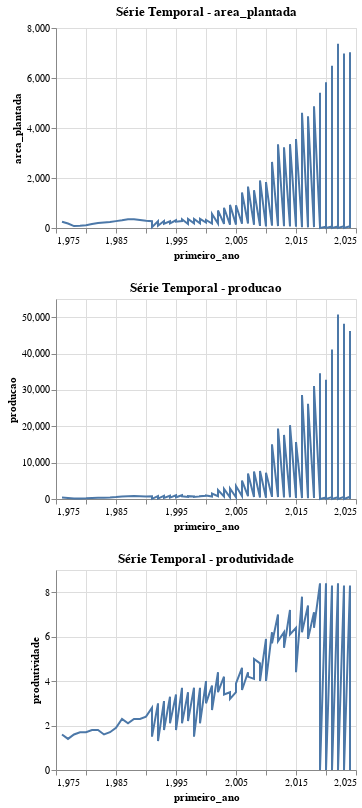

Notebook cell for this chart:
### Code cell
# Visualizações interativas com Altair
print("\n Visualização interativa de séries temporais:")

# Criar gráfico interativo para cada métrica
charts = []
for coluna in colunas_numericas:
    chart = alt.Chart(df_milho).mark_line().encode(
        x='primeiro_ano',
        y=alt.Y(coluna, title=coluna),
        tooltip=['primeiro_ano', coluna]
    ).properties(
        title=f'Série Temporal - {coluna}',
        width=300,
        height=200
    )
    charts.append(chart)

# Exibir gráficos em grid
display(alt.vconcat(*charts))

### Figure 1 — Vega-Lite specification as saved in the notebook (floating-point values rounded to 4 significant figures)
{"config": {"view": {"continuousWidth": 300, "continuousHeight": 300}}, "vconcat": [{"mark": {"type": "line"}, "encoding": {"tooltip": [{"field": "primeiro_ano", "type": "quantitative"}, {"field": "area_plantada", "type": "quantitative"}], "x": {"field": "primeiro_ano", "type": "quantitative"}, "y": {"field": "area_plantada", "title": "area_plantada", "type": "quantitative"}}, "height": 200, "title": "Série Temporal - area_plantada", "width": 300}, {"mark": {"type": "line"}, "encoding": {"tooltip": [{"field": "primeiro_ano", "type": "quantitative"}, {"field": "producao", "type": "quantitative"}], "x": {"field": "primeiro_ano", "type": "quantitative"}, "y": {"field": "producao", "title": "producao", "type": "quantitative"}}, "height": 200, "title": "Série Temporal - producao", "width": 300}, {"mark": {"type": "line"}, "encoding": {"tooltip": [{"field": "primeiro_ano", "type": "quantitative"}, {"field": "produtividade", "type": "quantitative"}], "x": {"field": "primeiro_ano", "type": "quantitative"}, "y": {"field": "produtividade", "title": "produtividade", "type": "quantitative"}}, "height": 200, "title": "Série Temporal - produtividade", "width": 300}], "data": {"name": "data-d158ae1cdd1ae6acb22e41ce25786227"}, "$schema": "https://vega.github.io/schema/vega-lite/v5.20.1.json", "datasets": {"data-d158ae1cdd1ae6acb22e41ce25786227": [{"ano_agricola": "1976/77             ", "primeiro_ano": 1976, "segundo_ano": "77", "safra": "1ª Safra", "uf": "MT", "produto": "MILHO                                   ", "area_plantada": 247.0, "producao": 385.0, "produtividade": 1.6}, {"ano_agricola": "1977/78             ", "primeiro_ano": 1977, "segundo_ano": "78", "safra": "1ª Safra", "uf": "MT", "produto": "MILHO                                   ", "area_plantada": 179.0, "producao": 250.0, "produtividade": 1.4}, {"ano_agricola": "1978/79             ", "primeiro_ano": 1978, "segundo_ano": "79", "safra": "1ª Safra", "uf": "MT", "produto": "MILHO                                   ", "area_plantada": 76.0, "producao": 118.0, "produtividade": 1.6}, {"ano_agricola": "1979/80             ", "primeiro_ano": 1979, "segundo_ano": "80", "safra": "1ª Safra", "uf": "MT", "produto": "MILHO                                   ", "area_plantada": 86.0, "producao": 143.0, "produtividade": 1.7}, {"ano_agricola": "1980/81             ", "primeiro_ano": 1980, "segundo_ano": "81", "safra": "1ª Safra", "uf": "MT", "produto": "MILHO                                   ", "area_plantada": 110.0, "producao": 185.0, "produtividade": 1.7}, {"ano_agricola": "1981/82             ", "primeiro_ano": 1981, "segundo_ano": "82", "safra": "1ª Safra", "uf": "MT", "produto": "MILHO                                   ", "area_plantada": 158.0, "producao": 278.0, "produtividade": 1.8}, {"ano_agricola": "1982/83             ", "primeiro_ano": 1982, "segundo_ano": "83", "safra": "1ª Safra", "uf": "MT", "produto": "MILHO                                   ", "area_plantada": 198.0, "producao": 348.0, "produtividade": 1.8}, {"ano_agricola": "1983/84             ", "primeiro_ano": 1983, "segundo_ano": "84", "safra": "1ª Safra", "uf": "MT", "produto": "MILHO                                   ", "area_plantada": 217.0, "producao": 358.0, "produtividade": 1.6}, {"ano_agricola": "1984/85             ", "primeiro_ano": 1984, "segundo_ano": "85", "safra": "1ª Safra", "uf": "MT", "produto": "MILHO                                   ", "area_plantada": 236.0, "producao": 401.0, "produtividade": 1.7}, {"ano_agricola": "1985/86             ", "primeiro_ano": 1985, "segundo_ano": "86", "safra": "1ª Safra", "uf": "MT", "produto": "MILHO                                   ", "area_plantada": 275.0, "producao": 522.0, "produtividade": 1.9}, {"ano_agricola": "1986/87             ", "primeiro_ano": 1986, "segundo_ano": "87", "safra": "1ª Safra", "uf": "MT", "produto": "MILHO                                   ", "area_plantada": 310.0, "producao": 698.0, "produtividade": 2.3}, {"ano_agricola": "1987/88             ", "primeiro_ano": 1987, "segundo_ano": "88", "safra": "1ª Safra", "uf": "MT", "produto": "MILHO                                   ", "area_plantada": 353.0, "producao": 756.0, "produtividade": 2.1}, {"ano_agricola": "1988/89             ", "primeiro_ano": 1988, "segundo_ano": "89", "safra": "1ª Safra", "uf": "MT", "produto": "MILHO                                   ", "area_plantada": 352.0, "producao": 827.0, "produtividade": 2.3}, {"ano_agricola": "1989/90             ", "primeiro_ano": 1989, "segundo_ano": "90", "safra": "1ª Safra", "uf": "MT", "produto": "MILHO                                   ", "area_plantada": 320.0, "producao": 746.0, "produtividade": 2.3}, {"ano_agricola": "1990/91             ", "primeiro_ano": 1990, "segundo_ano": "91", "safra": "1ª Safra", "uf": "MT", "produto": "MILHO                                   ", "area_plantada": 290.0, "producao": 699.0, "produtividade": 2.4}, {"ano_agricola": "1991/92             ", "primeiro_ano": 1991, "segundo_ano": "92", "safra": "1ª Safra", "uf": "MT", "produto": "MILHO                                   ", "area_plantada": 270.0, "producao": 753.0, "produtividade": 2.8}, {"ano_agricola": "1991/92             ", "primeiro_ano": 1991, "segundo_ano": "92", "safra": "2ª Safra", "uf": "MT", "produto": "MILHO                                   ", "area_plantada": 35.0, "producao": 52.0, "produtividade": 1.5}, {"ano_agricola": "1992/93             ", "primeiro_ano": 1992, "segundo_ano": "93", "safra": "1ª Safra", "uf": "MT", "produto": "MILHO                                   ", "area_plantada": 270.0, "producao": 810.0, "produtividade": 3.0}, {"ano_agricola": "1992/93             ", "primeiro_ano": 1992, "segundo_ano": "93", "safra": "2ª Safra", "uf": "MT", "produto": "MILHO                                   ", "area_plantada": 93.0, "producao": 125.0, "produtividade": 1.3}, {"ano_agricola": "1993/94             ", "primeiro_ano": 1993, "segundo_ano": "94", "safra": "1ª Safra", "uf": "MT", "produto": "MILHO                                   ", "area_plantada": 280.0, "producao": 867.0, "produtividade": 3.1}, {"ano_agricola": "1993/94             ", "primeiro_ano": 1993, "segundo_ano": "94", "safra": "2ª Safra", "uf": "MT", "produto": "MILHO                                   ", "area_plantada": 170.0, "producao": 306.0, "produtividade": 1.8}, {"ano_agricola": "1994/95             ", "primeiro_ano": 1994, "segundo_ano": "95", "safra": "1ª Safra", "uf": "MT", "produto": "MILHO                                   ", "area_plantada": 270.0, "producao": 891.0, "produtividade": 3.3}, {"ano_agricola": "1994/95             ", "primeiro_ano": 1994, "segundo_ano": "95", "safra": "2ª Safra", "uf": "MT", "produto": "MILHO                                   ", "area_plantada": 185.0, "producao": 396.0, "produtividade": 2.1}, {"ano_agricola": "1995/96             ", "primeiro_ano": 1995, "segundo_ano": "96", "safra": "1ª Safra", "uf": "MT", "produto": "MILHO                                   ", "area_plantada": 310.0, "producao": 1040.0, "produtividade": 3.4}, {"ano_agricola": "1995/96             ", "primeiro_ano": 1995, "segundo_ano": "96", "safra": "2ª Safra", "uf": "MT", "produto": "MILHO                                   ", "area_plantada": 252.0, "producao": 466.0, "produtividade": 1.8}, {"ano_agricola": "1996/97             ", "primeiro_ano": 1996, "segundo_ano": "97", "safra": "1ª Safra", "uf": "MT", "produto": "MILHO                                   ", "area_plantada": 280.0, "producao": 1034.0, "produtividade": 3.7}, {"ano_agricola": "1996/97             ", "primeiro_ano": 1996, "segundo_ano": "97", "safra": "2ª Safra", "uf": "MT", "produto": "MILHO                                   ", "area_plantada": 352.0, "producao": 740.0, "produtividade": 2.1}, {"ano_agricola": "1997/98             ", "primeiro_ano": 1997, "segundo_ano": "98", "safra": "1ª Safra", "uf": "MT", "produto": "MILHO                                   ", "area_plantada": 162.0, "producao": 561.0, "produtividade": 3.5}, {"ano_agricola": "1997/98             ", "primeiro_ano": 1997, "segundo_ano": "98", "safra": "2ª Safra", "uf": "MT", "produto": "MILHO                                   ", "area_plantada": 366.0, "producao": 788.0, "produtividade": 2.2}, {"ano_agricola": "1998/99             ", "primeiro_ano": 1998, "segundo_ano": "99", "safra": "1ª Safra", "uf": "MT", "produto": "MILHO                                   ", "area_plantada": 191.0, "producao": 708.0, "produtividade": 3.7}, {"ano_agricola": "1998/99             ", "primeiro_ano": 1998, "segundo_ano": "99", "safra": "2ª Safra", "uf": "MT", "produto": "MILHO                                   ", "area_plantada": 363.0, "producao": 544.0, "produtividade": 1.5}, {"ano_agricola": "1999/00             ", "primeiro_ano": 1999, "segundo_ano": "00", "safra": "1ª Safra", "uf": "MT", "produto": "MILHO                                   ", "area_plantada": 191.0, "producao": 698.0, "produtividade": 3.7}, {"ano_agricola": "1999/00             ", "primeiro_ano": 1999, "segundo_ano": "00", "safra": "2ª Safra", "uf": "MT", "produto": "MILHO                                   ", "area_plantada": 366.0, "producao": 769.0, "produtividade": 2.1}, {"ano_agricola": "2000/01             ", "primeiro_ano": 2000, "segundo_ano": "01", "safra": "1ª Safra", "uf": "MT", "produto": "MILHO                                   ", "area_plantada": 220.0, "producao": 891.0, "produtividade": 4.0}, {"ano_agricola": "2000/01             ", "primeiro_ano": 2000, "segundo_ano": "01", "safra": "2ª Safra", "uf": "MT", "produto": "MILHO                                   ", "area_plantada": 323.0, "producao": 953.0, "produtividade": 3.0}, {"ano_agricola": "2001/02             ", "primeiro_ano": 2001, "segundo_ano": "02", "safra": "1ª Safra", "uf": "MT", "produto": "MILHO                                   ", "area_plantada": 180.0, "producao": 680.0, "produtividade": 3.8}, {"ano_agricola": "2001/02             ", "primeiro_ano": 2001, "segundo_ano": "02", "safra": "2ª Safra", "uf": "MT", "produto": "MILHO                                   ", "area_plantada": 559.0, "producao": 1519.0, "produtividade": 2.7}, {"ano_agricola": "2002/03             ", "primeiro_ano": 2002, "segundo_ano": "03", "safra": "1ª Safra", "uf": "MT", "produto": "MILHO                                   ", "area_plantada": 176.0, "producao": 772.0, "produtividade": 4.4}, {"ano_agricola": "2002/03             ", "primeiro_ano": 2002, "segundo_ano": "03", "safra": "2ª Safra", "uf": "MT", "produto": "MILHO                                   ", "area_plantada": 704.0, "producao": 2456.0, "produtividade": 3.5}, {"ano_agricola": "2003/04             ", "primeiro_ano": 2003, "segundo_ano": "04", "safra": "1ª Safra", "uf": "MT", "produto": "MILHO                                   ", "area_plantada": 162.0, "producao": 678.0, "produtividade": 4.2}, {"ano_agricola": "2003/04             ", "primeiro_ano": 2003, "segundo_ano": "04", "safra": "2ª Safra", "uf": "MT", "produto": "MILHO                                   ", "area_plantada": 809.0, "producao": 2768.0, "produtividade": 3.4}, {"ano_agricola": "2004/05             ", "primeiro_ano": 2004, "segundo_ano": "05", "safra": "1ª Safra", "uf": "MT", "produto": "MILHO                                   ", "area_plantada": 134.0, "producao": 471.0, "produtividade": 3.5}, {"ano_agricola": "2004/05             ", "primeiro_ano": 2004, "segundo_ano": "05", "safra": "2ª Safra", "uf": "MT", "produto": "MILHO                                   ", "area_plantada": 925.0, "producao": 2914.0, "produtividade": 3.2}, {"ano_agricola": "2005/06             ", "primeiro_ano": 2005, "segundo_ano": "06", "safra": "1ª Safra", "uf": "MT", "produto": "MILHO                                   ", "area_plantada": 136.0, "producao": 475.0, "produtividade": 3.5}, {"ano_agricola": "2005/06             ", "primeiro_ano": 2005, "segundo_ano": "06", "safra": "2ª Safra", "uf": "MT", "produto": "MILHO                                   ", "area_plantada": 911.0, "producao": 3553.0, "produtividade": 3.9}, {"ano_agricola": "2006/07             ", "primeiro_ano": 2006, "segundo_ano": "07", "safra": "1ª Safra", "uf": "MT", "produto": "MILHO                                   ", "area_plantada": 171.0, "producao": 791.0, "produtividade": 4.6}, {"ano_agricola": "2006/07             ", "primeiro_ano": 2006, "segundo_ano": "07", "safra": "2ª Safra", "uf": "MT", "produto": "MILHO                                   ", "area_plantada": 1421.0, "producao": 5074.0, "produtividade": 3.6}, {"ano_agricola": "2007/08             ", "primeiro_ano": 2007, "segundo_ano": "08", "safra": "1ª Safra", "uf": "MT", "produto": "MILHO                                   ", "area_plantada": 179.0, "producao": 790.0, "produtividade": 4.4}, {"ano_agricola": "2007/08             ", "primeiro_ano": 2007, "segundo_ano": "08", "safra": "2ª Safra", "uf": "MT", "produto": "MILHO                                   ", "area_plantada": 1656.0, "producao": 7016.0, "produtividade": 4.2}, {"ano_agricola": "2008/09             ", "primeiro_ano": 2008, "segundo_ano": "09", "safra": "1ª Safra", "uf": "MT", "produto": "MILHO                                   ", "area_plantada": 131.0, "producao": 531.0, "produtividade": 4.1}, {"ano_agricola": "2008/09             ", "primeiro_ano": 2008, "segundo_ano": "09", "safra": "2ª Safra", "uf": "MT", "produto": "MILHO                                   ", "area_plantada": 1509.0, "producao": 7551.0, "produtividade": 5.0}, {"ano_agricola": "2009/10             ", "primeiro_ano": 2009, "segundo_ano": "10", "safra": "1ª Safra", "uf": "MT", "produto": "MILHO                                   ", "area_plantada": 85.0, "producao": 409.0, "produtividade": 4.8}, {"ano_agricola": "2009/10             ", "primeiro_ano": 2009, "segundo_ano": "10", "safra": "2ª Safra", "uf": "MT", "produto": "MILHO                                   ", "area_plantada": 1905.0, "producao": 7709.0, "produtividade": 4.0}, {"ano_agricola": "2010/11             ", "primeiro_ano": 2010, "segundo_ano": "11", "safra": "1ª Safra", "uf": "MT", "produto": "MILHO                                   ", "area_plantada": 62.0, "producao": 366.0, "produtividade": 5.9}, {"ano_agricola": "2010/11             ", "primeiro_ano": 2010, "segundo_ano": "11", "safra": "2ª Safra", "uf": "MT", "produto": "MILHO                                   ", "area_plantada": 1836.0, "producao": 7253.0, "produtividade": 4.0}, {"ano_agricola": "2011/12             ", "primeiro_ano": 2011, "segundo_ano": "12", "safra": "1ª Safra", "uf": "MT", "produto": "MILHO                                   ", "area_plantada": 94.0, "producao": 584.0, "produtividade": 6.2}, {"ano_agricola": "2011/12             ", "primeiro_ano": 2011, "segundo_ano": "12", "safra": "2ª Safra", "uf": "MT", "produto": "MILHO                                   ", "area_plantada": 2645.0, "producao": 15030.0, "produtividade": 5.7}, {"ano_agricola": "2012/13             ", "primeiro_ano": 2012, "segundo_ano": "13", "safra": "1ª Safra", "uf": "MT", "produto": "MILHO                                   ", "area_plantada": 76.0, "producao": 535.0, "produtividade": 7.0}, {"ano_agricola": "2012/13             ", "primeiro_ano": 2012, "segundo_ano": "13", "safra": "2ª Safra", "uf": "MT", "produto": "MILHO                                   ", "area_plantada": 3349.0, "producao": 19360.0, "produtividade": 5.8}, {"ano_agricola": "2013/14             ", "primeiro_ano": 2013, "segundo_ano": "14", "safra": "1ª Safra", "uf": "MT", "produto": "MILHO                                   ", "area_plantada": 68.0, "producao": 422.0, "produtividade": 6.2}, {"ano_agricola": "2013/14             ", "primeiro_ano": 2013, "segundo_ano": "14", "safra": "2ª Safra", "uf": "MT", "produto": "MILHO                                   ", "area_plantada": 3230.0, "producao": 17630.0, "produtividade": 5.5}, {"ano_agricola": "2014/15             ", "primeiro_ano": 2014, "segundo_ano": "15", "safra": "1ª Safra", "uf": "MT", "produto": "MILHO                                   ", "area_plantada": 64.0, "producao": 458.0, "produtividade": 7.2}, {"ano_agricola": "2014/15             ", "primeiro_ano": 2014, "segundo_ano": "15", "safra": "2ª Safra", "uf": "MT", "produto": "MILHO                                   ", "area_plantada": 3353.0, "producao": 20300.0, "produtividade": 6.1}, {"ano_agricola": "2015/16             ", "primeiro_ano": 2015, "segundo_ano": "16", "safra": "1ª Safra", "uf": "MT", "produto": "MILHO                                   ", "area_plantada": 48.0, "producao": 307.0, "produtividade": 6.4}, {"ano_agricola": "2015/16             ", "primeiro_ano": 2015, "segundo_ano": "16", "safra": "2ª Safra", "uf": "MT", "produto": "MILHO                                   ", "area_plantada": 3560.0, "producao": 15660.0, "produtividade": 4.4}, {"ano_agricola": "2016/17             ", "primeiro_ano": 2016, "segundo_ano": "17", "safra": "1ª Safra", "uf": "MT", "produto": "MILHO                                   ", "area_plantada": 33.0, "producao": 256.0, "produtividade": 7.8}, {"ano_agricola": "2016/17             ", "primeiro_ano": 2016, "segundo_ano": "17", "safra": "2ª Safra", "uf": "MT", "produto": "MILHO                                   ", "area_plantada": 4606.0, "producao": 28610.0, "produtividade": 6.2}, {"ano_agricola": "2017/18             ", "primeiro_ano": 2017, "segundo_ano": "18", "safra": "1ª Safra", "uf": "MT", "produto": "MILHO                                   ", "area_plantada": 27.0, "producao": 199.0, "produtividade": 7.4}, {"ano_agricola": "2017/18             ", "primeiro_ano": 2017, "segundo_ano": "18", "safra": "2ª Safra", "uf": "MT", "produto": "MILHO                                   ", "area_plantada": 4471.0, "producao": 26200.0, "produtividade": 5.9}, {"ano_agricola": "2018/19             ", "primeiro_ano": 2018, "segundo_ano": "19", "safra": "1ª Safra", "uf": "MT", "produto": "MILHO                                   ", "area_plantada": 37.0, "producao": 262.0, "produtividade": 7.1}, {"ano_agricola": "2018/19             ", "primeiro_ano": 2018, "segundo_ano": "19", "safra": "2ª Safra", "uf": "MT", "produto": "MILHO                                   ", "area_plantada": 4869.0, "producao": 31040.0, "produtividade": 6.4}, {"ano_agricola": "2019/20             ", "primeiro_ano": 2019, "segundo_ano": "20", "safra": "1ª Safra", "uf": "MT", "produto": "MILHO                                   ", "area_plantada": 41.0, "producao": 346.0, "produtividade": 8.4}, {"ano_agricola": "2019/20             ", "primeiro_ano": 2019, "segundo_ano": "20", "safra": "2ª Safra", "uf": "MT", "produto": "MILHO                                   ", "area_plantada": 5414.0, "producao": 34610.0, "produtividade": 6.4}, {"ano_agricola": "2019/20             ", "primeiro_ano": 2019, "segundo_ano": "20", "safra": "3ª Safra", "uf": "MT", "produto": "MILHO                                   ", "area_plantada": 0.0, "producao": 0.0, "produtividade": 0.0}, {"ano_agricola": "2020/21             ", "primeiro_ano": 2020, "segundo_ano": "21", "safra": "1ª Safra", "uf": "MT", "produto": "MILHO                                   ", "area_plantada": 52.0, "producao": 438.0, "produtividade": 8.4}, {"ano_agricola": "2020/21             ", "primeiro_ano": 2020, "segundo_ano": "21", "safra": "2ª Safra", "uf": "MT", "produto": "MILHO                                   ", "area_plantada": 5832.0, "producao": 32810.0, "produtividade": 5.6}, {"ano_agricola": "2020/21             ", "primeiro_ano": 2020, "segundo_ano": "21", "safra": "3ª Safra", "uf": "MT", "produto": "MILHO                                   ", "area_plantada": 0.0, "producao": 0.0, "produtividade": 0.0}, {"ano_agricola": "2021/22             ", "primeiro_ano": 2021, "segundo_ano": "22", "safra": "1ª Safra", "uf": "MT", "produto": "MILHO                                   ", "area_plantada": 62.1, "producao": 516.3, "produtividade": 8.3}, {"ano_agricola": "2021/22             ", "primeiro_ano": 2021, "segundo_ano": "22", "safra": "2ª Safra", "uf": "MT", "produto": "MILHO                                   ", "area_plantada": 6485.0, "producao": 41100.0, "produtividade": 6.3}, {"ano_agricola": "2021/22             ", "primeiro_ano": 2021, "segundo_ano": "22", "safra": "3ª Safra", "uf": "MT", "produto": "MILHO                                   ", "area_plantada": 0.0, "producao": 0.0, "produtividade": 0.0}, {"ano_agricola": "2022/23             ", "primeiro_ano": 2022, "segundo_ano": "23", "safra": "1ª Safra", "uf": "MT", "produto": "MILHO                                   ", "area_plantada": 60.8, "producao": 509.4, "produtividade": 8.4}, {"ano_agricola": "2022/23             ", "primeiro_ano": 2022, "segundo_ano": "23", "safra": "2ª Safra", "uf": "MT", "produto": "MILHO                                   ", "area_plantada": 7367.0, "producao": 50730.0, "produtividade": 6.9}, {"ano_agricola": "2022/23             ", "primeiro_ano": 2022, "segundo_ano": "23", "safra": "3ª Safra", "uf": "MT", "produto": "MILHO                                   ", "area_plantada": 0.0, "producao": 0.0, "produtividade": 0.0}, {"ano_agricola": "2023/24             ", "primeiro_ano": 2023, "segundo_ano": "24", "safra": "1ª Safra", "uf": "MT", "produto": "MILHO                                   ", "area_plantada": 70.8, "producao": 590.3, "produtividade": 8.3}, {"ano_agricola": "2023/24             ", "primeiro_ano": 2023, "segundo_ano": "24", "safra": "2ª Safra", "uf": "MT", "produto": "MILHO                                   ", "area_plantada": 6984.0, "producao": 48200.0, "produtividade": 6.9}, {"ano_agricola": "2023/24             ", "primeiro_ano": 2023, "segundo_ano": "24", "safra": "3ª Safra", "uf": "MT", "produto": "MILHO                                   ", "area_plantada": 0.0, "producao": 0.0, "produtividade": 0.0}, {"ano_agricola": "2024/25             ", "primeiro_ano": 2024, "segundo_ano": "25", "safra": "1ª Safra", "uf": "MT", "produto": "MILHO                                   ", "area_plantada": 72.7, "producao": 603.6, "produtividade": 8.3}, {"ano_agricola": "2024/25             ", "primeiro_ano": 2024, "segundo_ano": "25", "safra": "2ª Safra", "uf": "MT", "produto": "MILHO                                   ", "area_plantada": 7026.0, "producao": 46180.0, "produtividade": 6.6}, {"ano_agricola": "2024/25             ", "primeiro_ano": 2024, "segundo_ano": "25", "safra": "3ª Safra", "uf": "MT", "produto": "MILHO                                   ", "area_plantada": 0.0, "producao": 0.0, "produtividade": 0.0}]}}
